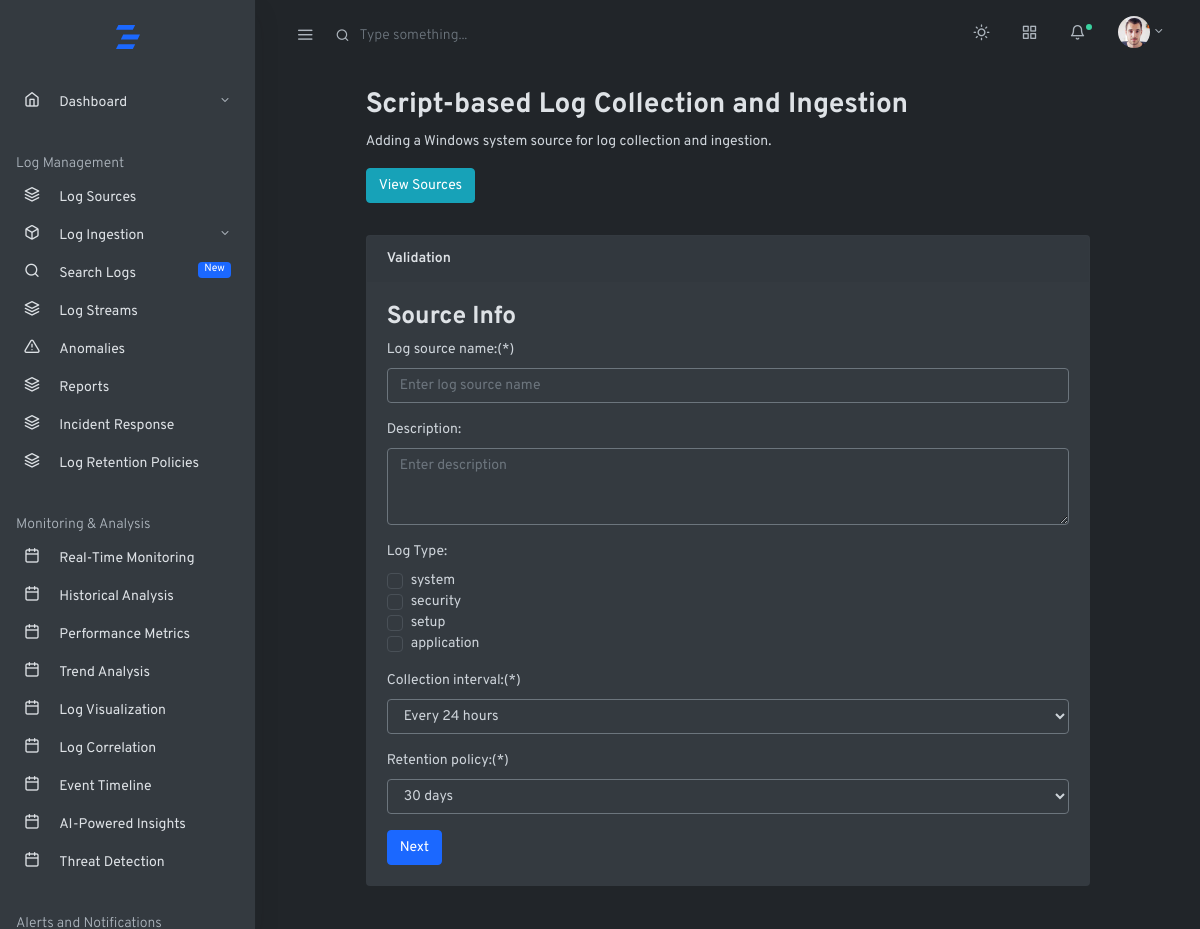
The page /home/logs-source/system/windows/streamlogs/ on the database its author committed.
### log_management_app/models.py (models this page shows, shortened)
class WindowsLogType(models.Model):
    LOG_TYPE_CHOICES = [
        ('system', 'System'),
        ('security', 'Security'),
        ('setup', 'Setup'),
        ('application', 'Application'),
    ]
    name = models.CharField(max_length=20, choices=LOG_TYPE_CHOICES, unique=True)

### log_management_app/views.py (the view)
# urls.py: path('home/logs-source/system/windows/streamlogs/', views.stream_windows_host_logs, name='stream_windows_host_logs'),
def stream_windows_host_logs(request):
    if request.method == 'POST':
        print(request.POST)  # Print POST data for debugging
        log_source_form = WindowsLogSourceForm(request.POST)
        if log_source_form.is_valid():
            log_source = log_source_form.save(commit=False)
            log_source.save()
            log_source_form.save_m2m()  # Save the many-to-many relationships
            return redirect('streamsyslogs')
        else:
            print(log_source_form.errors)  # Debug: Print form errors
    else:
        log_source_form = WindowsLogSourceForm()
    context = {
        'log_source_form': log_source_form,
    }
    return render(request, 'baseapp/logingestion/systemlogs/windows/stream_win_logsform.html', context)

### log_management_app/forms.py
class WindowsLogSourceForm(forms.ModelForm):
    log_type = forms.ModelMultipleChoiceField(
        queryset=WindowsLogType.objects.all(),
        widget=forms.CheckboxSelectMultiple,
    )
    class Meta:
        model = WindowsLogSource
        fields = [
            'log_source_name', 'description', 'log_type', 'collection_interval',
            'retention_policy'
        ]
        widgets = {
            'log_source_name': forms.TextInput(attrs={'class': 'form-control', 'placeholder': 'Enter log source name'}),
            'description': forms.Textarea(attrs={'class': 'form-control', 'placeholder': 'Enter description', 'rows': 3}),
            'collection_interval': forms.Select(attrs={'class': 'form-control'}),
            'retention_policy': forms.Select(attrs={'class': 'form-control'}),
        }

### log_management_app/templates/baseapp/logingestion/systemlogs/windows/stream_win_logsform.html (shortened to what this page needs)
{% extends 'mainhome.html' %}
{% block content %}
<div class="container-fluid">
    <div class="row justify-content-center">
        <div class="col-12 col-lg-10">
            <h2 class="page-title">Script-based Log Collection and Ingestion</h2>
            <p>Adding a Windows system source for log collection and ingestion.</p>
            <a href="{% url 'logsources' %}" class="btn mb-2 btn-info">View Sources</a>
            <div class="card my-4">
                <div class="card-header">
                    <strong>Validation</strong>
                </div>
                <div class="card-body">
                    <form method="post" action="{% url 'stream_windows_host_logs' %}">
                        <div>
                            <h3>Source Info</h3>
                            <section>
                                <div class="form-group">
                                    {{ log_source_form.log_source_name.label_tag }}(*)
                                    {{ log_source_form.log_source_name }}
                                </div>
                                <div class="form-group">
                                    {{ log_source_form.description.label_tag }}
                                    {{ log_source_form.description }}
                                </div>
                                <div class="form-group">
                                    <label for="{{ log_source_form.log_type.id_for_label }}">Log Type:</label>
                                    {% for checkbox in log_source_form.fields.log_type.queryset %}
                                    <div class="custom-control custom-checkbox">
                                        <label class="custom-control-label" for="customCheck{{ forloop.counter }}">
                                            {{ checkbox.name }}
                                        </label>
                                    </div>
                                    {% endfor %}
                                </div>
                                <div class="form-group">
                                    {{ log_source_form.collection_interval.label_tag }}(*)
                                    {{ log_source_form.collection_interval }}
                                </div>
                                <div class="form-group">
                                    {{ log_source_form.retention_policy.label_tag }}(*)
                                    {{ log_source_form.retention_policy }}
                                </div>
                                <div>
                                    <button type="submit" class="btn btn-primary">Next</button>
                                </div>
                            </section>
                        </div>
                    </form>
                </div>
            </div>
        </div>
    </div>
</div>
{% endblock %}

### rows shown on the page
WindowsLogType: name "system"
WindowsLogType: name "security"
WindowsLogType: name "setup"
WindowsLogType: name "application"

### other values the page prints
{{ log_source_form.log_source_name.label_tag }} "Log source name:"
{{ log_source_form.description.label_tag }} "Description:"
{{ log_source_form.collection_interval.label_tag }} "Collection interval:"
{{ log_source_form.retention_policy.label_tag }} "Retention policy:"
